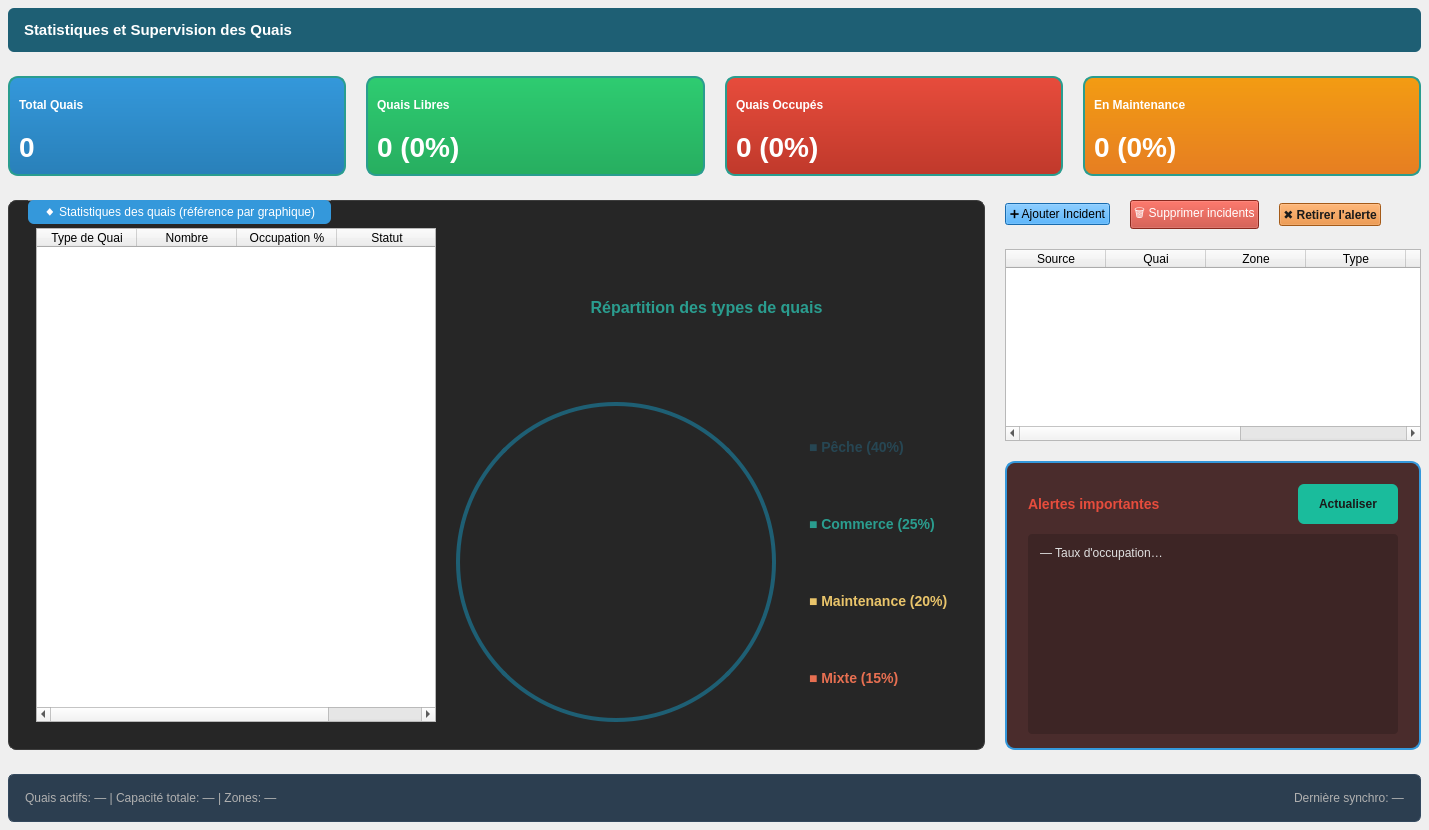
                 <widget class="QWidget" name="tabSupervision">
                  <attribute name="title">
                   <string> Supervision</string>
                  </attribute>
                  <layout class="QVBoxLayout" name="supervisionLayout">
                   <property name="spacing">
                    <number>24</number>
                   </property>
                   <property name="leftMargin">
                    <number>8</number>
                   </property>
                   <property name="topMargin">
                    <number>8</number>
                   </property>
                   <property name="rightMargin">
                    <number>8</number>
                   </property>
                   <property name="bottomMargin">
                    <number>8</number>
                   </property>
                   <item>
                    <widget class="QFrame" name="frame_Supervision_SectionTitle">
                     <property name="minimumSize">
                      <size>
                       <width>0</width>
                       <height>44</height>
                      </size>
                     </property>
                     <property name="maximumSize">
                      <size>
                       <width>16777215</width>
                       <height>44</height>
                      </size>
                     </property>
                     <property name="styleSheet">
                      <string notr="true">#frame_Supervision_SectionTitle { background-color: #1e5f74; border-radius: 6px; border: none; }
#frame_Supervision_SectionTitle QLabel { color: #ffffff; font-size: 15px; font-weight: bold; }</string>
                     </property>
                     <property name="frameShape">
                      <enum>QFrame::Shape::NoFrame</enum>
                     </property>
                     <layout class="QHBoxLayout" name="supervisionSectionTitleLayout">
                      <property name="leftMargin">
                       <number>16</number>
                      </property>
                      <item>
                       <widget class="QLabel" name="label_Supervision_SectionTitle">
                        <property name="text">
                         <string>Statistiques et Supervision des Quais</string>
                        </property>
                       </widget>
                      </item>
                     </layout>
                    </widget>
                   </item>
                   <item>
                    <layout class="QHBoxLayout" name="kpiCardsLayout">
                     <property name="spacing">
                      <number>20</number>
                     </property>
                     <item>
                      <widget class="QFrame" name="kpiCardTotal">
                       <property name="minimumSize">
                        <size>
                         <width>180</width>
                         <height>100</height>
                        </size>
                       </property>
                       <property name="styleSheet">
                        <string notr="true">#kpiCardTotal { background: qlineargradient(x1:0,y1:0,x2:0,y2:1, stop:0 #3498db, stop:1 #2980b9); border-radius: 10px; border: 2px solid #2a9d8f; }
#kpiCardTotal QLabel { color: #ffffff; }</string>
                       </property>
                       <layout class="QVBoxLayout" name="kpiTotalLayout">
                        <item>
                         <widget class="QLabel" name="lblKpiTotalTitle">
                          <property name="styleSheet">
                           <string notr="true">font-size: 12px; font-weight: bold;</string>
                          </property>
                          <property name="text">
                           <string>Total Quais</string>
                          </property>
                         </widget>
                        </item>
                        <item>
                         <widget class="QLabel" name="lblKpiTotalValue">
                          <property name="styleSheet">
                           <string notr="true">font-size: 28px; font-weight: bold;</string>
                          </property>
                          <property name="text">
                           <string>0</string>
                          </property>
                         </widget>
                        </item>
                       </layout>
                      </widget>
                     </item>
                     <item>
                      <widget class="QFrame" name="kpiCardLibres">
                       <property name="minimumSize">
                        <size>
                         <width>180</width>
                         <height>100</height>
                        </size>
                       </property>
                       <property name="styleSheet">
                        <string notr="true">#kpiCardLibres { background: qlineargradient(x1:0,y1:0,x2:0,y2:1, stop:0 #2ecc71, stop:1 #27ae60); border-radius: 10px; border: 2px solid #2a9d8f; }
#kpiCardLibres QLabel { color: #ffffff; }</string>
                       </property>
                       <layout class="QVBoxLayout" name="kpiLibresLayout">
                        <item>
                         <widget class="QLabel" name="lblKpiLibresTitle">
                          <property name="styleSheet">
                           <string notr="true">font-size: 12px; font-weight: bold;</string>
                          </property>
                          <property name="text">
                           <string>Quais Libres</string>
                          </property>
                         </widget>
                        </item>
                        <item>
                         <widget class="QLabel" name="lblKpiLibresValue">
                          <property name="styleSheet">
                           <string notr="true">font-size: 28px; font-weight: bold;</string>
                          </property>
                          <property name="text">
                           <string>0 (0%)</string>
                          </property>
                         </widget>
                        </item>
                       </layout>
                      </widget>
                     </item>
                     <item>
                      <widget class="QFrame" name="kpiCardOccupes">
                       <property name="minimumSize">
                        <size>
                         <width>180</width>
                         <height>100</height>
                        </size>
                       </property>
                       <property name="styleSheet">
                        <string notr="true">#kpiCardOccupes { background: qlineargradient(x1:0,y1:0,x2:0,y2:1, stop:0 #e74c3c, stop:1 #c0392b); border-radius: 10px; border: 2px solid #2a9d8f; }
#kpiCardOccupes QLabel { color: #ffffff; }</string>
                       </property>
                       <layout class="QVBoxLayout" name="kpiOccupesLayout">
                        <item>
                         <widget class="QLabel" name="lblKpiOccupesTitle">
                          <property name="styleSheet">
                           <string notr="true">font-size: 12px; font-weight: bold;</string>
                          </property>
                          <property name="text">
                           <string>Quais Occupés</string>
                          </property>
                         </widget>
                        </item>
                        <item>
                         <widget class="QLabel" name="lblKpiOccupesValue">
                          <property name="styleSheet">
                           <string notr="true">font-size: 28px; font-weight: bold;</string>
                          </property>
                          <property name="text">
                           <string>0 (0%)</string>
                          </property>
                         </widget>
                        </item>
                       </layout>
                      </widget>
                     </item>
                     <item>
                      <widget class="QFrame" name="kpiCardMaintenance">
                       <property name="minimumSize">
                        <size>
                         <width>180</width>
                         <height>100</height>
                        </size>
                       </property>
                       <property name="styleSheet">
                        <string notr="true">#kpiCardMaintenance { background: qlineargradient(x1:0,y1:0,x2:0,y2:1, stop:0 #f39c12, stop:1 #e67e22); border-radius: 10px; border: 2px solid #2a9d8f; }
#kpiCardMaintenance QLabel { color: #ffffff; }</string>
                       </property>
                       <layout class="QVBoxLayout" name="kpiMaintenanceLayout">
                        <item>
                         <widget class="QLabel" name="lblKpiMaintenanceTitle">
                          <property name="styleSheet">
                           <string notr="true">font-size: 12px; font-weight: bold;</string>
                          </property>
                          <property name="text">
                           <string>En Maintenance</string>
                          </property>
                         </widget>
                        </item>
                        <item>
                         <widget class="QLabel" name="lblKpiMaintenanceValue">
                          <property name="styleSheet">
                           <string notr="true">font-size: 28px; font-weight: bold;</string>
                          </property>
                          <property name="text">
                           <string>0 (0%)</string>
                          </property>
                         </widget>
                        </item>
                       </layout>
                      </widget>
                     </item>
                    </layout>
                   </item>
                   <item>
                    <layout class="QHBoxLayout" name="supervisionSplitLayout">
                     <property name="spacing">
                      <number>20</number>
                     </property>
                     <item>
                      <layout class="QVBoxLayout" name="superLeftLayout">
                       <property name="spacing">
                        <number>20</number>
                       </property>
                       <item>
                        <widget class="QGroupBox" name="groupBoxOccupation">
                         <property name="minimumSize">
                          <size>
                           <width>0</width>
                           <height>420</height>
                          </size>
                         </property>
                         <property name="styleSheet">
                          <string notr="true">QGroupBox {
    background-color: #262626;
    color: #ffffff;
    padding: 18px;
    border-radius: 8px;
    border: 1px solid #3d3d3d;
}
QGroupBox::title {
    subcontrol-origin: margin;
    left: 20px;
    padding: 5px 14px;
    color: #ffffff;
    background-color: #3498db;
    border-radius: 6px;
    font-weight: bold;
    font-size: 13px;
}</string>
                         </property>
                         <property name="title">
                          <string>◆ Statistiques des quais (référence par graphique)</string>
                         </property>
                         <property name="flat">
                          <bool>false</bool>
                         </property>
                         <layout class="QHBoxLayout" name="occupationLayout">
                          <property name="spacing">
                           <number>20</number>
                          </property>
                          <item>
                           <widget class="QTableWidget" name="tableOccupationByType">
                            <property name="minimumSize">
                             <size>
                              <width>400</width>
                              <height>320</height>
                             </size>
                            </property>
                            <property name="alternatingRowColors">
                             <bool>true</bool>
                            </property>
                            <column>
                             <property name="text">
                              <string>Type de Quai</string>
                             </property>
                            </column>
                            <column>
                             <property name="text">
                              <string>Nombre</string>
                             </property>
                            </column>
                            <column>
                             <property name="text">
                              <string>Occupation %</string>
                             </property>
                            </column>
                            <column>
                             <property name="text">
                              <string>Statut</string>
                             </property>
                            </column>
                           </widget>
                          </item>
                          <item>
                           <layout class="QVBoxLayout" name="pieContainerLayout">
                            <property name="spacing">
                             <number>16</number>
                            </property>
                            <item>
                             <widget class="QLabel" name="chartTitle">
                              <property name="styleSheet">
                               <string notr="true">font-weight: bold; color: #2a9d8f; font-size: 16px;</string>
                              </property>
                              <property name="text">
                               <string>Répartition des types de quais</string>
                              </property>
                              <property name="alignment">
                               <set>Qt::AlignmentFlag::AlignCenter</set>
                              </property>
                             </widget>
                            </item>
                            <item>
                             <layout class="QHBoxLayout" name="chartAndLegendLayout">
                              <property name="spacing">
                               <number>24</number>
                              </property>
                              <item>
                               <widget class="QFrame" name="pieChartFrame">
                                <property name="minimumSize">
                                 <size>
                                  <width>320</width>
                                  <height>320</height>
                                 </size>
                                </property>
                                <property name="maximumSize">
                                 <size>
                                  <width>400</width>
                                  <height>400</height>
                                 </size>
                                </property>
                                <property name="styleSheet">
                                 <string notr="true">
                    border: 4px solid #1e5f74;
                    border-radius: 160px;
                    background-color: qconicalgradient(cx:0.5, cy:0.5, angle:90, 
                        stop:0 #264653, stop:0.4 #264653, 
                        stop:0.4001 #2a9d8f, stop:0.65 #2a9d8f, 
                        stop:0.6501 #e9c46a, stop:0.85 #e9c46a, 
                        stop:0.8501 #e76f51, stop:1 #e76f51);
                   </string>
                                </property>
                                <property name="frameShape">
                                 <enum>QFrame::Shape::NoFrame</enum>
                                </property>
                               </widget>
                              </item>
                              <item>
                               <widget class="QFrame" name="legendFrame">
                                <layout class="QVBoxLayout" name="legendLayout">
                                 <property name="spacing">
                                  <number>6</number>
                                 </property>
                                 <item>
                                  <widget class="QLabel" name="legend1">
                                   <property name="styleSheet">
                                    <string notr="true">color: #264653; font-weight: bold; font-size: 14px;</string>
                                   </property>
                                   <property name="text">
                                    <string>■ Pêche (40%)</string>
                                   </property>
                                  </widget>
                                 </item>
                                 <item>
                                  <widget class="QLabel" name="legend2">
                                   <property name="styleSheet">
                                    <string notr="true">color: #2a9d8f; font-weight: bold; font-size: 14px;</string>
                                   </property>
                                   <property name="text">
                                    <string>■ Commerce (25%)</string>
                                   </property>
                                  </widget>
                                 </item>
                                 <item>
                                  <widget class="QLabel" name="legend3">
                                   <property name="styleSheet">
                                    <string notr="true">color: #e9c46a; font-weight: bold; font-size: 14px;</string>
                                   </property>
                                   <property name="text">
                                    <string>■ Maintenance (20%)</string>
                                   </property>
                                  </widget>
                                 </item>
                                 <item>
                                  <widget class="QLabel" name="legend4">
                                   <property name="styleSheet">
                                    <string notr="true">color: #e76f51; font-weight: bold; font-size: 14px;</string>
                                   </property>
                                   <property name="text">
                                    <string>■ Mixte (15%)</string>
                                   </property>
                                  </widget>
                                 </item>
                                </layout>
                               </widget>
                              </item>
                             </layout>
                            </item>
                           </layout>
                          </item>
                         </layout>
                        </widget>
                       </item>
                      </layout>
                     </item>
                     <item>
                      <layout class="QVBoxLayout" name="superRightLayout">
                       <item>
                        <layout class="QHBoxLayout" name="incidentButtonsInner">
                         <item>
                          <widget class="QPushButton" name="btnAddIncident">
                           <property name="styleSheet">
                            <string notr="true">background-color: #2196F3;</string>
                           </property>
                           <property name="text">
                            <string>➕ Ajouter Incident</string>
                           </property>
                          </widget>
                         </item>
                         <item>
                          <widget class="QPushButton" name="btnSupprimerIncidents">
                           <property name="styleSheet">
                            <string notr="true">background-color: #c0392b; color: #ffffff;</string>
                           </property>
                           <property name="text">
                            <string>🗑 Supprimer incidents</string>
                           </property>
                          </widget>
                         </item>
                         <item>
                          <widget class="QPushButton" name="btnRetirerAlerteLigne">
                           <property name="toolTip">
                            <string>Ligne sélectionnée : vider le journal (Journal) ou lever la maintenance en base (Supervision)</string>
                           </property>
                           <property name="styleSheet">
                            <string notr="true">background-color: #e67e22; color: #1a1a1a; font-weight: bold;</string>
                           </property>
                           <property name="text">
                            <string>✖ Retirer l'alerte</string>
                           </property>
                          </widget>
                         </item>
                         <item>
                          <spacer name="horizontalSpacer_3">
                           <property name="orientation">
                            <enum>Qt::Orientation::Horizontal</enum>
                           </property>
                           <property name="sizeHint" stdset="0">
                            <size>
                             <width>40</width>
                             <height>20</height>
                            </size>
                           </property>
                          </spacer>
                         </item>
                        </layout>
                       </item>
                       <item>
                        <widget class="QTableWidget" name="tableSupervisionCombined">
                         <property name="sizePolicy">
                          <sizepolicy hsizetype="Expanding" vsizetype="Preferred">
                           <horstretch>1</horstretch>
                           <verstretch>0</verstretch>
                          </sizepolicy>
                         </property>
                         <property name="minimumSize">
                          <size>
                           <width>0</width>
                           <height>140</height>
                          </size>
                         </property>
                         <property name="maximumSize">
                          <size>
                           <width>16777215</width>
                           <height>240</height>
                          </size>
                         </property>
                         <property name="alternatingRowColors">
                          <bool>true</bool>
                         </property>
                         <column>
                          <property name="text">
                           <string>Source</string>
                          </property>
                         </column>
                         <column>
                          <property name="text">
                           <string>Quai</string>
                          </property>
                         </column>
                         <column>
                          <property name="text">
                           <string>Zone</string>
                          </property>
                         </column>
                         <column>
                          <property name="text">
                           <string>Type</string>
                          </property>
                         </column>
                         <column>
                          <property name="text">
                           <string>Statut</string>
                          </property>
                         </column>
                         <column>
                          <property name="text">
                           <string>Détail</string>
                          </property>
                         </column>
                         <column>
                          <property name="text">
                           <string>Date</string>
                          </property>
                         </column>
                        </widget>
                       </item>
                       <item>
                        <widget class="QFrame" name="chartCardAlertes">
                         <property name="minimumSize">
                          <size>
                           <width>0</width>
                           <height>200</height>
                          </size>
                         </property>
                         <property name="styleSheet">
                          <string notr="true">#chartCardAlertes { background-color: #4a2c2c; border-radius: 10px; border: 2px solid #3498db; padding: 12px; }
#chartCardAlertes QLabel { color: #ffffff; }
#textEditAlertes { background-color: #3d2525; color: #e0e0e0; border: none; border-radius: 4px; padding: 8px 8px 12px 8px; font-size: 12px; }
#textEditAlertes QScrollBar:vertical { width: 12px; background: #2a1a1a; margin: 2px; }
#textEditAlertes QScrollBar::handle:vertical { background: #3498db; min-height: 28px; border-radius: 5px; }
#textEditAlertes QScrollBar::add-line:vertical, #textEditAlertes QScrollBar::sub-line:vertical { height: 0px; }
#textEditAlertes QScrollBar:horizontal { height: 0px; }</string>
                         </property>
                         <layout class="QVBoxLayout" name="chartAlertesLayout">
                          <property name="spacing">
                           <number>10</number>
                          </property>
                          <property name="bottomMargin">
                           <number>2</number>
                          </property>
                          <item>
                           <layout class="QHBoxLayout" name="horizontalLayoutAlertesHeader">
                            <property name="spacing">
                             <number>8</number>
                            </property>
                            <item>
                             <widget class="QLabel" name="lblChartAlertesTitle">
                              <property name="styleSheet">
                               <string notr="true">font-size: 14px; font-weight: bold; color: #e74c3c;</string>
                              </property>
                              <property name="text">
                               <string>Alertes importantes</string>
                              </property>
                             </widget>
                            </item>
                            <item>
                             <spacer name="horizontalSpacerAlertes">
                              <property name="orientation">
                               <enum>Qt::Orientation::Horizontal</enum>
                              </property>
                              <property name="sizeHint" stdset="0">
                               <size>
                                <width>40</width>
                                <height>20</height>
                               </size>
                              </property>
                             </spacer>
                            </item>
                            <item>
                             <widget class="QPushButton" name="btnRefreshAlertesQuai">
                              <property name="minimumSize">
                               <size>
                                <width>100</width>
                                <height>40</height>
                               </size>
                              </property>
                              <property name="toolTip">
                               <string>Synchroniser alertes, tableau de supervision et indicateurs avec la base de données</string>
                              </property>
                              <property name="styleSheet">
                               <string notr="true">QPushButton { background-color: #1abc9c; color: #1a1a1a; font-weight: bold; padding: 6px 14px; border-radius: 6px; border: none; }
QPushButton:hover { background-color: #16a085; }
QPushButton:pressed { background-color: #138d75; }</string>
                              </property>
                              <property name="text">
                               <string>Actualiser</string>
                              </property>
                             </widget>
                            </item>
                           </layout>
                          </item>
                          <item>
                           <widget class="QTextEdit" name="textEditAlertes">
                            <property name="minimumSize">
                             <size>
                              <width>0</width>
                              <height>200</height>
                             </size>
                            </property>
                            <property name="maximumSize">
                             <size>
                              <width>16777215</width>
                              <height>420</height>
                             </size>
                            </property>
                            <property name="frameShape">
                             <enum>QFrame::Shape::NoFrame</enum>
                            </property>
                            <property name="verticalScrollBarPolicy">
                             <enum>Qt::ScrollBarPolicy::ScrollBarAsNeeded</enum>
                            </property>
                            <property name="horizontalScrollBarPolicy">
                             <enum>Qt::ScrollBarPolicy::ScrollBarAlwaysOff</enum>
                            </property>
                            <property name="readOnly">
                             <bool>true</bool>
                            </property>
                            <property name="html">
                             <string>&lt;!DOCTYPE HTML PUBLIC &quot;-//W3C//DTD HTML 4.0//EN&quot; &quot;http://www.w3.org/TR/REC-html40/strict.dtd&quot;&gt;
&lt;html&gt;&lt;head&gt;&lt;meta name=&quot;qrichtext&quot; content=&quot;1&quot; /&gt;&lt;meta charset=&quot;utf-8&quot; /&gt;&lt;style type=&quot;text/css&quot;&gt;
p, li { white-space: pre-wrap; }
hr { height: 1px; border-width: 0; }
li.unchecked::marker { content: &quot;\2610&quot;; }
li.checked::marker { content: &quot;\2612&quot;; }
&lt;/style&gt;&lt;/head&gt;&lt;body style=&quot; font-family:'Segoe UI','Noto Sans','sans-serif'; font-size:12px; font-weight:400; font-style:normal;&quot;&gt;
&lt;p style=&quot; margin-top:12px; margin-bottom:12px; margin-left:0px; margin-right:0px; -qt-block-indent:0; text-indent:0px;&quot;&gt;— Taux d'occupation…&lt;/p&gt;&lt;/body&gt;&lt;/html&gt;</string>
                            </property>
                            <property name="acceptRichText">
                             <bool>true</bool>
                            </property>
                           </widget>
                          </item>
                         </layout>
                        </widget>
                       </item>
                      </layout>
                     </item>
                    </layout>
                   </item>
                   <item>
                    <widget class="QFrame" name="frame_Supervision_Resume">
                     <property name="minimumSize">
                      <size>
                       <width>0</width>
                       <height>48</height>
                      </size>
                     </property>
                     <property name="maximumSize">
                      <size>
                       <width>16777215</width>
                       <height>48</height>
                      </size>
                     </property>
                     <property name="styleSheet">
                      <string notr="true">#frame_Supervision_Resume { background-color: #2c3e50; border-radius: 6px; border: 1px solid #34495e; }
#frame_Supervision_Resume QLabel { color: #b0b0b0; font-size: 12px; }</string>
                     </property>
                     <layout class="QHBoxLayout" name="resumeLayout">
                      <property name="spacing">
                       <number>24</number>
                      </property>
                      <property name="leftMargin">
                       <number>16</number>
                      </property>
                      <property name="rightMargin">
                       <number>16</number>
                      </property>
                      <item>
                       <widget class="QLabel" name="lblResumeQuais">
                        <property name="text">
                         <string>Quais actifs: — | Capacité totale: — | Zones: —</string>
                        </property>
                       </widget>
                      </item>
                      <item>
                       <spacer name="spacerResume">
                        <property name="orientation">
                         <enum>Qt::Orientation::Horizontal</enum>
                        </property>
                        <property name="sizeHint" stdset="0">
                         <size>
                          <width>40</width>
                          <height>20</height>
                         </size>
                        </property>
                       </spacer>
                      </item>
                      <item>
                       <widget class="QLabel" name="lblResumeMAJ">
                        <property name="text">
                         <string>Dernière synchro: —</string>
                        </property>
                       </widget>
                      </item>
                     </layout>
                    </widget>
                   </item>
                  </layout>
                 </widget>
